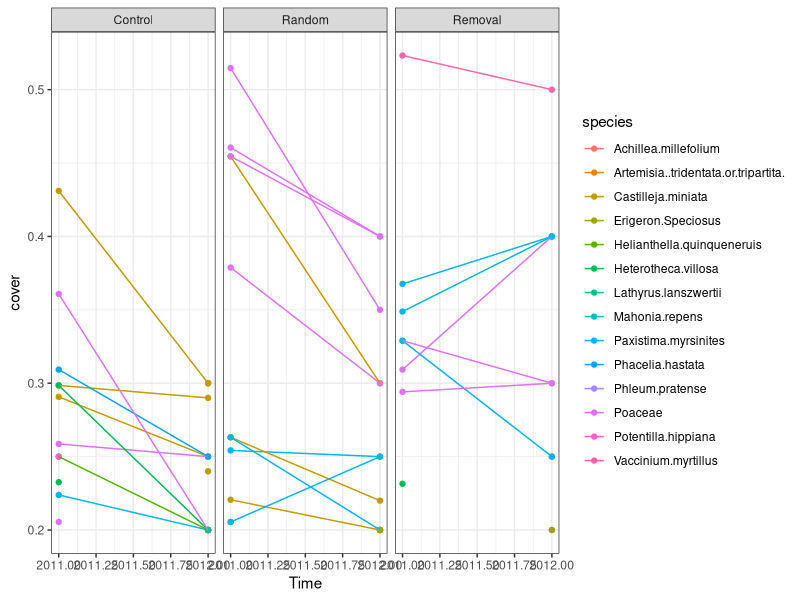
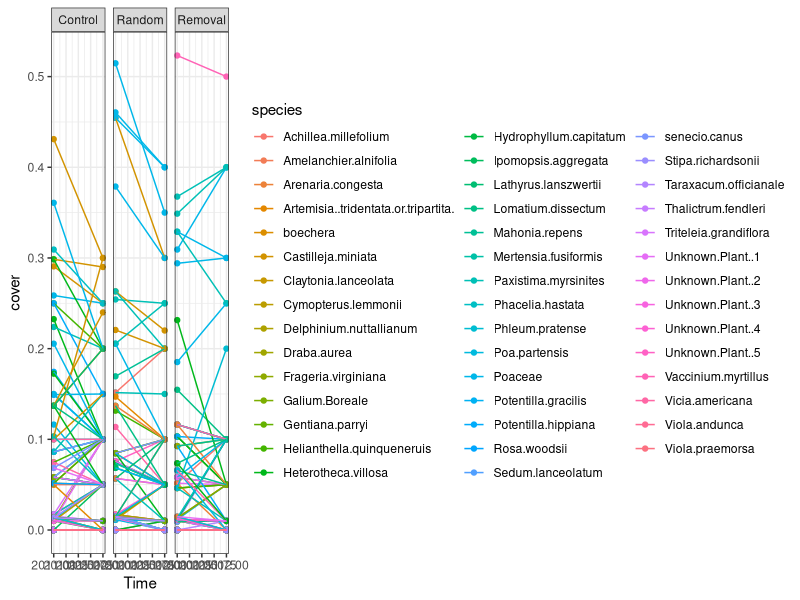
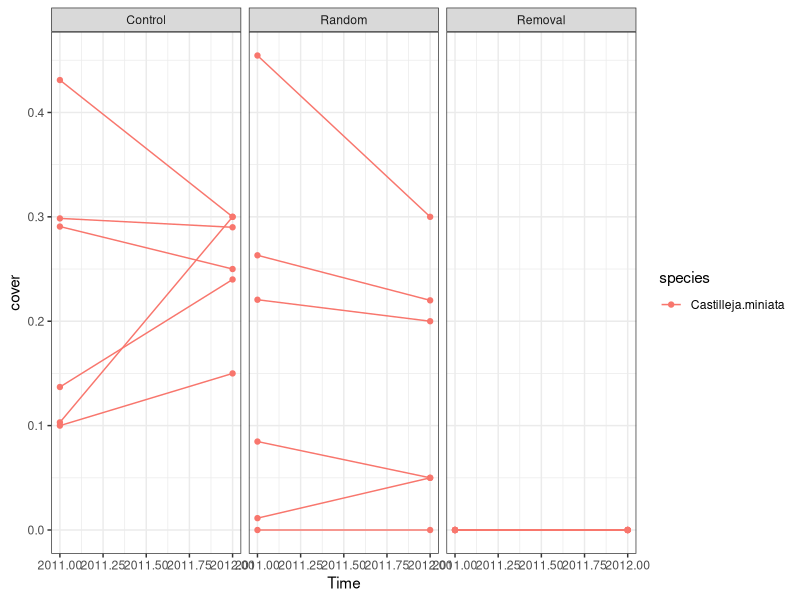
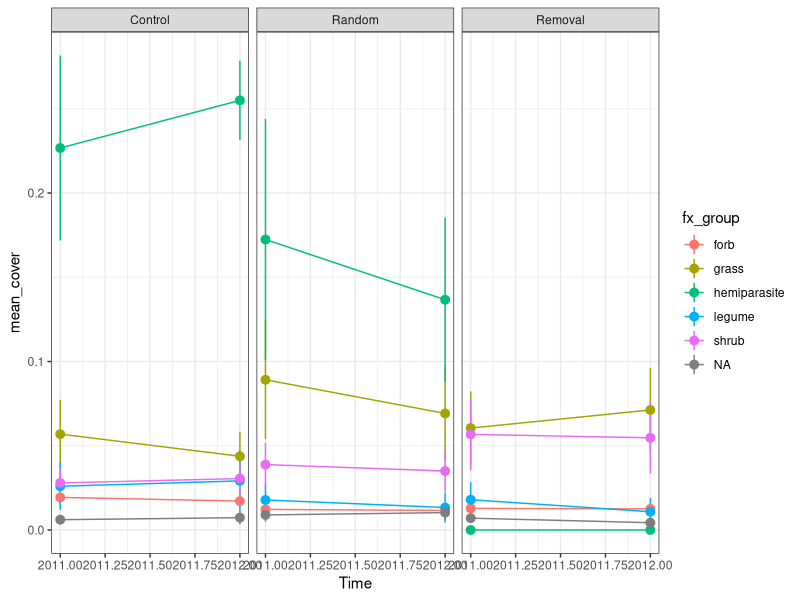
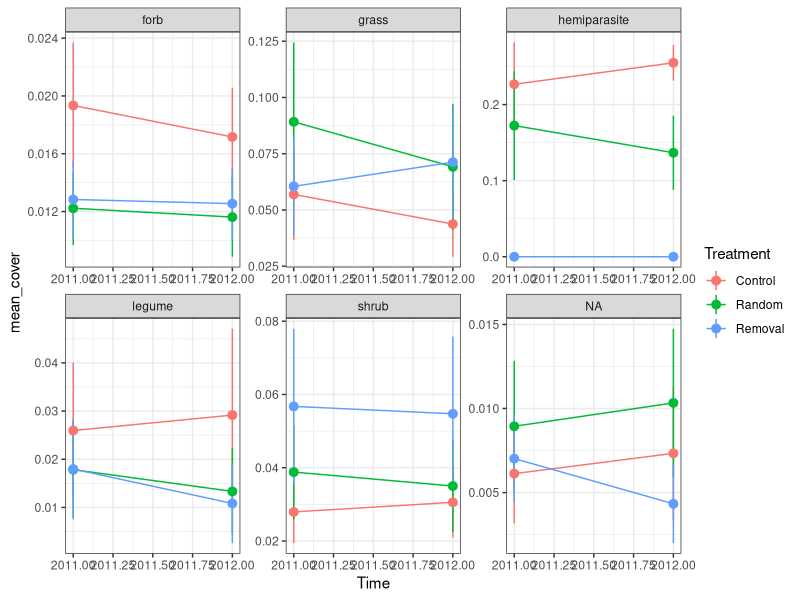
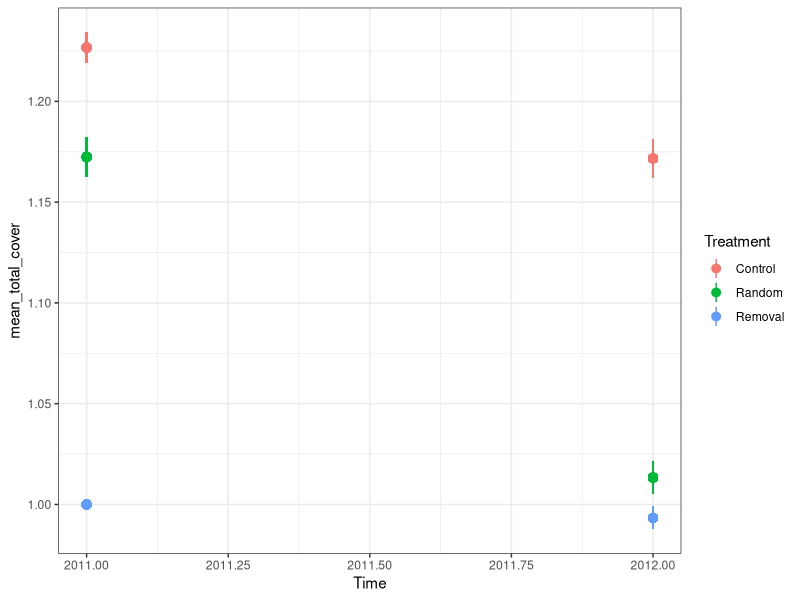

Source code (R) for these figures, in order:
#Castilleja 2012 data from Honors Thesis project
#Look at changes in community structure after Castilleja removal

castilleja<-read.csv("Castilleja.csv")
head(castilleja)

#Convert to long format so cover for each species is in a single column and the species ID is in a another column
library(tidyverse)
library(magrittr)
castilleja<-transform(castilleja,Erigeron.Speciosus=as.numeric(Erigeron.Speciosus))
castilleja %<>% pivot_longer(cols = Castilleja.miniata:Stipa.richardsonii,
                            names_to = "species",
                            values_to = "cover")

#Graph changes in cover over time for each plot type
library(ggplot2)
ggplot(filter(castilleja,cover>=0.2),aes(x = Time, y = cover, color = species)) +
  geom_point() +
  geom_line(aes(group=interaction(species,Plot.1))) + 
  theme_bw() +
  facet_wrap(.~Treatment)

#Look at data for non-Erigeron sp becauses Erigeron has the highest cover in most plots
ggplot(filter(castilleja,species!="Erigeron.Speciosus"),aes(x = Time, y = cover, color = species)) +
  geom_point() +
  geom_line(aes(group=interaction(species,Plot.1))) + 
  theme_bw() +
  facet_wrap(.~Treatment)
#A mess. Need to figure out the functional group for each species and summarize.

#Look at just Castilleja
ggplot(filter(castilleja,species=="Castilleja.miniata"),aes(x = Time, y = cover, color = species)) +
  geom_point() +
  geom_line(aes(group=interaction(species,Plot.1))) + 
  theme_bw() +
  facet_wrap(.~Treatment)

#Look at percent change in each of the treatments 
#Summarize cover of each species by treatment group in each year
cover_summary <- castilleja %>% group_by(Treatment, Time, species) %>% summarize(mean_cover = mean(cover),
                                                                              se_cover = sqrt(var(cover,na.rm=T)/n()),
                                                                              number = length(cover), 
                                                                              ID = paste(Treatment,Time,species,sep="-"))
#Remove duplicated lines
cover_summary %<>% distinct(ID,.keep_all=TRUE)

#graph summary

#Look at functional groups in each plot type between the two years
#read in sheet with functional group information
castilleja_fx<-read.csv("castilleja_cover_fx_group.csv")

#join to cover data
castilleja_ed <- left_join(castilleja,castilleja_fx,by="species")

#summarize cover by functional group
cover_fx <- castilleja_ed %>% group_by(Treatment, Time, fx_group) %>% summarize(mean_cover = mean(cover,na.rm=T),
                                                                               se_cover = sqrt(var(cover,na.rm=T)/n()),
                                                                               ID = paste(Treatment,Time,fx_group,sep = "-"))
#remove all duplicated lines
cover_fx %<>% distinct(ID,.keep_all=TRUE)
ggplot(cover_fx,aes(x=Time,y=mean_cover,color=fx_group)) +
  geom_point() +
  geom_line(aes(group=fx_group)) +
  theme_bw() +
  facet_wrap(.~Treatment) +
  geom_pointrange(aes(ymin=mean_cover-se_cover,ymax=mean_cover+se_cover))


#look at functional groups
ggplot(cover_fx,aes(x=Time,y=mean_cover,color=Treatment)) +
  geom_point() +
  geom_line(aes(group=Treatment)) +
  theme_bw() +
  facet_wrap(.~fx_group,scales="free") +
  geom_pointrange(aes(ymin=mean_cover-se_cover,ymax=mean_cover+se_cover))

#Looking at total cover
total_cover <- castilleja_ed %>% group_by(Time,Treatment) %>% summarize(mean_total_cover = mean(Total.cover,na.rm=T),
                                                                        total_cover_se = sqrt(var(Total.cover,na.rm=T)/n()),
                                                                        ID = paste(Treatment,Time,sep="-")) %>%
  ggplot(aes(x=Time,y=mean_total_cover,color=Treatment)) +
  geom_point() +
  geom_pointrange(aes(ymin=mean_total_cover-total_cover_se,ymax=mean_total_cover+total_cover_se)) +
  theme_bw()
total_cover
